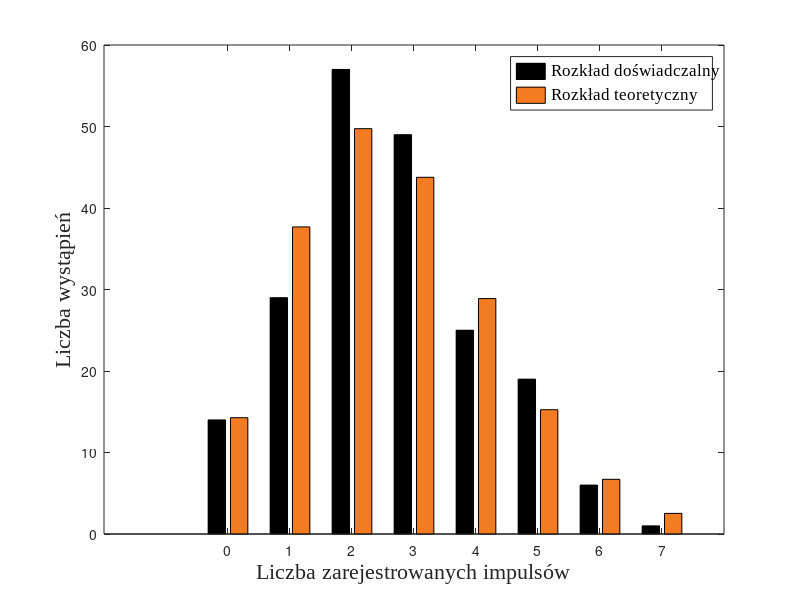

MATLAB code to generate this figure:
clear;
pkg load statistics;

M=dlmread("bacground_gamma_radiation_7s_per_measure.csv",',',1,0);

gamma_ticks=M(:,2);

number_of_ticks = (0:max(gamma_ticks))';

ticks_dist=histc(gamma_ticks,number_of_ticks);

measurements_no=length(gamma_ticks);


m=mean(gamma_ticks);
variance=var(gamma_ticks);

deg_of_freedom = length(ticks_dist)-2;

P_i = poisspdf(number_of_ticks,m);
nP_i = P_i*measurements_no;

square_dev=((ticks_dist - nP_i).^2) ./ nP_i;
chi2_val = sum(square_dev);



alfa = 0.05;

chi2_critical= chi2inv(1-alfa,deg_of_freedom);

p_value = 1-chi2cdf(chi2_val,deg_of_freedom);

fprintf('Średnia m: %.4f\n',m);
fprintf('Wariancja: %.4f\n',variance);
fprintf('Statystyka chi2: %.4f\n', chi2_val);
fprintf('Wartość krytyczna chi2 (dla alfa=%.2f): %.4f\n', alfa, chi2_critical);
fprintf('P-value: %.4f\n', p_value);

if chi2_val < chi2_critical
    fprintf('Hipoteza o zgodności z rozkładem Poissona przyjęta.\n');
else
    fprintf('Hipoteza odrzucona.\n');
end

tab=[number_of_ticks, ticks_dist, P_i, nP_i, square_dev];

fname='dane_rozkladu.csv';
file=fopen(fname,'w');
fprintf(file,'"liczba zliczen","rozklad doswiadczalny","prawdopodobiensto Poissona","rozkład teoretyczny", "względne odchylenie kwadratów"\n');
fclose(file);
dlmwrite(fname, tab,'-append');
  



data = [ticks_dist, nP_i];

figure;
set(gca, 'FontName', 'Times New Roman', 'FontSize', 16);
b=bar(number_of_ticks, data);

set(b(1), 'FaceColor', '#000000');
set(b(2), 'FaceColor', '#f37b21');

xlabel('Liczba zarejestrowanych impulsów','FontName', 'Times New Roman', 'FontSize', 16);
ylabel('Liczba wystąpień','FontName', 'Times New Roman', 'FontSize', 16);

lgd = legend('Rozkład doświadczalny', 'Rozkład teoretyczny');
set(lgd, 'FontName', 'Times New Roman', 'FontSize', 12, 'Location', 'northeast');
